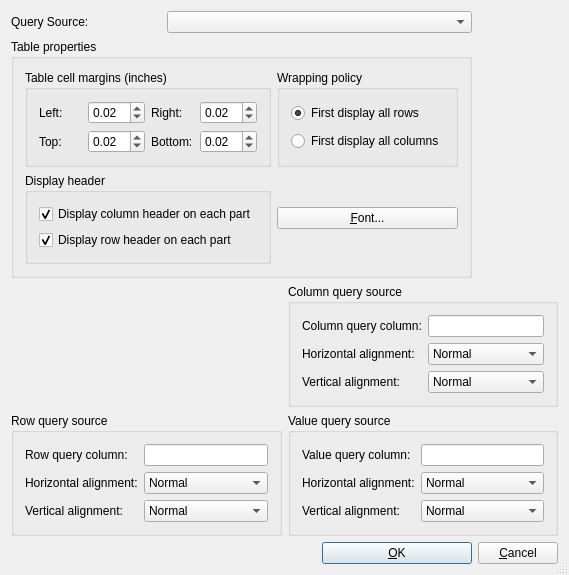
<ui version="4.0" >
 <comment> * OpenRPT report writer and rendering engine&#xd;
 * Copyright (C) 2001-2010 by OpenMFG, LLC&#xd;
 *&#xd;
 * This library is free software; you can redistribute it and/or&#xd;
 * modify it under the terms of the GNU Lesser General Public&#xd;
 * License as published by the Free Software Foundation; either&#xd;
 * version 2.1 of the License, or (at your option) any later version.&#xd;
 *&#xd;
 * This library is distributed in the hope that it will be useful,&#xd;
 * but WITHOUT ANY WARRANTY; without even the implied warranty of&#xd;
 * MERCHANTABILITY or FITNESS FOR A PARTICULAR PURPOSE. See the GNU&#xd;
 * Lesser General Public License for more details.&#xd;
 *&#xd;
 * You should have received a copy of the GNU Lesser General Public&#xd;
 * License along with this library; if not, write to the Free Software&#xd;
 * Foundation, Inc., 59 Temple Place, Suite 330, Boston, MA 02111-1307 USA&#xd;
 * Please contact info@openmfg.com with any questions on this license.</comment>
 <class>CrossTabEditor</class>
 <widget class="QDialog" name="CrossTabEditor" >
  <property name="geometry" >
   <rect>
    <x>0</x>
    <y>0</y>
    <width>551</width>
    <height>497</height>
   </rect>
  </property>
  <property name="sizePolicy" >
   <sizepolicy vsizetype="Minimum" hsizetype="Minimum" >
    <horstretch>0</horstretch>
    <verstretch>0</verstretch>
   </sizepolicy>
  </property>
  <property name="windowTitle" >
   <string>Properties (Field)</string>
  </property>
  <property name="sizeGripEnabled" >
   <bool>true</bool>
  </property>
  <layout class="QGridLayout" name="gridLayout_9" >
   <item row="0" column="0" >
    <widget class="QLabel" name="TextLabel1_3" >
     <property name="text" >
      <string>Query Source:</string>
     </property>
    </widget>
   </item>
   <item row="0" column="1" colspan="2" >
    <widget class="QueryComboBox" name="cbQuery" />
   </item>
   <item row="1" column="0" colspan="3" >
    <widget class="QGroupBox" name="m_tablePropertiesGroupBox" >
     <property name="title" >
      <string>Table properties</string>
     </property>
     <layout class="QGridLayout" name="gridLayout_7" >
      <item row="0" column="0" >
       <widget class="QGroupBox" name="m_TableCellMarginsGroupBox" >
        <property name="title" >
         <string>Table cell margins (inches)</string>
        </property>
        <layout class="QGridLayout" name="gridLayout_4" >
         <item row="0" column="0" >
          <widget class="QLabel" name="m_cellLeftMarginLabel" >
           <property name="text" >
            <string>Left:</string>
           </property>
          </widget>
         </item>
         <item row="0" column="1" >
          <widget class="QDoubleSpinBox" name="m_cellLeftMarginDoubleSpinBox" >
           <property name="singleStep" >
            <double>0.010000000000000</double>
           </property>
           <property name="value" >
            <double>0.020000000000000</double>
           </property>
          </widget>
         </item>
         <item row="0" column="2" >
          <widget class="QLabel" name="m_cellRightMarginLabel" >
           <property name="text" >
            <string>Right:</string>
           </property>
          </widget>
         </item>
         <item row="0" column="3" >
          <widget class="QDoubleSpinBox" name="m_cellRightMarginDoubleSpinBox" >
           <property name="singleStep" >
            <double>0.010000000000000</double>
           </property>
           <property name="value" >
            <double>0.020000000000000</double>
           </property>
          </widget>
         </item>
         <item row="1" column="0" >
          <widget class="QLabel" name="m_cellTopMarginLabel" >
           <property name="text" >
            <string>Top:</string>
           </property>
          </widget>
         </item>
         <item row="1" column="1" >
          <widget class="QDoubleSpinBox" name="m_cellTopMarginDoubleSpinBox" >
           <property name="singleStep" >
            <double>0.010000000000000</double>
           </property>
           <property name="value" >
            <double>0.020000000000000</double>
           </property>
          </widget>
         </item>
         <item row="1" column="2" >
          <widget class="QLabel" name="m_cellBottomMarginLabel" >
           <property name="text" >
            <string>Bottom:</string>
           </property>
          </widget>
         </item>
         <item row="1" column="3" >
          <widget class="QDoubleSpinBox" name="m_cellBottomMarginDoubleSpinBox" >
           <property name="singleStep" >
            <double>0.010000000000000</double>
           </property>
           <property name="value" >
            <double>0.020000000000000</double>
           </property>
          </widget>
         </item>
        </layout>
       </widget>
      </item>
      <item row="0" column="1" >
       <widget class="QGroupBox" name="m_tableWrappingPolicyGroupBox" >
        <property name="title" >
         <string>Wrapping policy</string>
        </property>
        <layout class="QGridLayout" name="gridLayout_5" >
         <item row="0" column="0" >
          <widget class="QRadioButton" name="m_wrapRowsFirstRadioButton" >
           <property name="text" >
            <string>First display all rows</string>
           </property>
           <property name="checked" >
            <bool>true</bool>
           </property>
          </widget>
         </item>
         <item row="1" column="0" >
          <widget class="QRadioButton" name="m_wrapColumnsFirstRadioButton" >
           <property name="text" >
            <string>First display all columns</string>
           </property>
          </widget>
         </item>
        </layout>
       </widget>
      </item>
      <item row="1" column="0" >
       <widget class="QGroupBox" name="m_tableDisplayHeaderGroupBox" >
        <property name="title" >
         <string>Display header</string>
        </property>
        <layout class="QGridLayout" name="gridLayout_6" >
         <item row="0" column="0" >
          <widget class="QCheckBox" name="m_tableDisplayColumnHeaderCheckBox" >
           <property name="text" >
            <string>Display column header on each part</string>
           </property>
           <property name="checked" >
            <bool>true</bool>
           </property>
          </widget>
         </item>
         <item row="1" column="0" >
          <widget class="QCheckBox" name="m_tableDisplayRowHeaderCheckBox" >
           <property name="text" >
            <string>Display row header on each part</string>
           </property>
           <property name="checked" >
            <bool>true</bool>
           </property>
          </widget>
         </item>
        </layout>
       </widget>
      </item>
      <item row="1" column="1" >
       <widget class="QPushButton" name="btnFont" >
        <property name="text" >
         <string>&amp;Font...</string>
        </property>
       </widget>
      </item>
     </layout>
    </widget>
   </item>
   <item row="2" column="0" colspan="4" >
    <layout class="QGridLayout" name="gridLayout_8" >
     <item row="0" column="1" >
      <widget class="QGroupBox" name="columnQueryGroupBox" >
       <property name="title" >
        <string>Column query source</string>
       </property>
       <layout class="QGridLayout" name="gridLayout" >
        <item row="0" column="0" >
         <widget class="QLabel" name="columnQueryColumnTextLabel" >
          <property name="sizePolicy" >
           <sizepolicy vsizetype="Minimum" hsizetype="Preferred" >
            <horstretch>0</horstretch>
            <verstretch>0</verstretch>
           </sizepolicy>
          </property>
          <property name="text" >
           <string>Column query column:</string>
          </property>
         </widget>
        </item>
        <item row="0" column="1" >
         <widget class="QLineEdit" name="columnQueryLineEdit" />
        </item>
        <item row="1" column="0" >
         <widget class="QLabel" name="columnQueryHAlignTextLabel" >
          <property name="sizePolicy" >
           <sizepolicy vsizetype="Minimum" hsizetype="Preferred" >
            <horstretch>0</horstretch>
            <verstretch>0</verstretch>
           </sizepolicy>
          </property>
          <property name="text" >
           <string>Horizontal alignment:</string>
          </property>
         </widget>
        </item>
        <item row="1" column="1" >
         <widget class="QComboBox" name="columnQueryHAlignComboBox" >
          <item>
           <property name="text" >
            <string>Normal</string>
           </property>
          </item>
          <item>
           <property name="text" >
            <string>Left</string>
           </property>
          </item>
          <item>
           <property name="text" >
            <string>Center</string>
           </property>
          </item>
          <item>
           <property name="text" >
            <string>Right</string>
           </property>
          </item>
         </widget>
        </item>
        <item row="2" column="0" >
         <widget class="QLabel" name="columnQueryVAlignTextLabel" >
          <property name="sizePolicy" >
           <sizepolicy vsizetype="Minimum" hsizetype="Preferred" >
            <horstretch>0</horstretch>
            <verstretch>0</verstretch>
           </sizepolicy>
          </property>
          <property name="text" >
           <string>Vertical alignment:</string>
          </property>
         </widget>
        </item>
        <item row="2" column="1" >
         <widget class="QComboBox" name="columnQueryVAlignComboBox" >
          <item>
           <property name="text" >
            <string>Normal</string>
           </property>
          </item>
          <item>
           <property name="text" >
            <string>Top</string>
           </property>
          </item>
          <item>
           <property name="text" >
            <string>Center</string>
           </property>
          </item>
          <item>
           <property name="text" >
            <string>Bottom</string>
           </property>
          </item>
         </widget>
        </item>
       </layout>
      </widget>
     </item>
     <item row="1" column="0" >
      <widget class="QGroupBox" name="rowQueryGroupBox" >
       <property name="title" >
        <string>Row query source</string>
       </property>
       <layout class="QGridLayout" name="gridLayout_2" >
        <item row="0" column="0" >
         <widget class="QLabel" name="rowQueryColumnTextLabel" >
          <property name="sizePolicy" >
           <sizepolicy vsizetype="Minimum" hsizetype="Preferred" >
            <horstretch>0</horstretch>
            <verstretch>0</verstretch>
           </sizepolicy>
          </property>
          <property name="text" >
           <string>Row query column:</string>
          </property>
         </widget>
        </item>
        <item row="0" column="1" >
         <widget class="QLineEdit" name="rowQueryLineEdit" />
        </item>
        <item row="1" column="0" >
         <widget class="QLabel" name="rowQueryHAlignTextLabel" >
          <property name="sizePolicy" >
           <sizepolicy vsizetype="Minimum" hsizetype="Preferred" >
            <horstretch>0</horstretch>
            <verstretch>0</verstretch>
           </sizepolicy>
          </property>
          <property name="text" >
           <string>Horizontal alignment:</string>
          </property>
         </widget>
        </item>
        <item row="1" column="1" >
         <widget class="QComboBox" name="rowQueryHAlignComboBox" >
          <item>
           <property name="text" >
            <string>Normal</string>
           </property>
          </item>
          <item>
           <property name="text" >
            <string>Left</string>
           </property>
          </item>
          <item>
           <property name="text" >
            <string>Center</string>
           </property>
          </item>
          <item>
           <property name="text" >
            <string>Right</string>
           </property>
          </item>
         </widget>
        </item>
        <item row="2" column="0" >
         <widget class="QLabel" name="rowQueryVAlignTextLabel" >
          <property name="sizePolicy" >
           <sizepolicy vsizetype="Minimum" hsizetype="Preferred" >
            <horstretch>0</horstretch>
            <verstretch>0</verstretch>
           </sizepolicy>
          </property>
          <property name="text" >
           <string>Vertical alignment:</string>
          </property>
         </widget>
        </item>
        <item row="2" column="1" >
         <widget class="QComboBox" name="rowQueryVAlignComboBox" >
          <item>
           <property name="text" >
            <string>Normal</string>
           </property>
          </item>
          <item>
           <property name="text" >
            <string>Top</string>
           </property>
          </item>
          <item>
           <property name="text" >
            <string>Center</string>
           </property>
          </item>
          <item>
           <property name="text" >
            <string>Bottom</string>
           </property>
          </item>
         </widget>
        </item>
       </layout>
      </widget>
     </item>
     <item row="1" column="1" >
      <widget class="QGroupBox" name="valueQueryGroupBox" >
       <property name="title" >
        <string>Value query source</string>
       </property>
       <layout class="QGridLayout" name="gridLayout_3" >
        <item row="0" column="0" >
         <widget class="QLabel" name="valueQueryColumnTextLabel" >
          <property name="sizePolicy" >
           <sizepolicy vsizetype="Minimum" hsizetype="Preferred" >
            <horstretch>0</horstretch>
            <verstretch>0</verstretch>
           </sizepolicy>
          </property>
          <property name="text" >
           <string>Value query column:</string>
          </property>
         </widget>
        </item>
        <item row="0" column="1" >
         <widget class="QLineEdit" name="valueQueryLineEdit" />
        </item>
        <item row="1" column="0" >
         <widget class="QLabel" name="valueQueryHAlignTextLabel" >
          <property name="sizePolicy" >
           <sizepolicy vsizetype="Minimum" hsizetype="Preferred" >
            <horstretch>0</horstretch>
            <verstretch>0</verstretch>
           </sizepolicy>
          </property>
          <property name="text" >
           <string>Horizontal alignment:</string>
          </property>
         </widget>
        </item>
        <item row="1" column="1" >
         <widget class="QComboBox" name="valueQueryHAlignComboBox" >
          <item>
           <property name="text" >
            <string>Normal</string>
           </property>
          </item>
          <item>
           <property name="text" >
            <string>Left</string>
           </property>
          </item>
          <item>
           <property name="text" >
            <string>Center</string>
           </property>
          </item>
          <item>
           <property name="text" >
            <string>Right</string>
           </property>
          </item>
         </widget>
        </item>
        <item row="2" column="0" >
         <widget class="QLabel" name="valueQueryVAlignTextLabel" >
          <property name="sizePolicy" >
           <sizepolicy vsizetype="Minimum" hsizetype="Preferred" >
            <horstretch>0</horstretch>
            <verstretch>0</verstretch>
           </sizepolicy>
          </property>
          <property name="text" >
           <string>Vertical alignment:</string>
          </property>
         </widget>
        </item>
        <item row="2" column="1" >
         <widget class="QComboBox" name="valueQueryVAlignComboBox" >
          <item>
           <property name="text" >
            <string>Normal</string>
           </property>
          </item>
          <item>
           <property name="text" >
            <string>Top</string>
           </property>
          </item>
          <item>
           <property name="text" >
            <string>Center</string>
           </property>
          </item>
          <item>
           <property name="text" >
            <string>Bottom</string>
           </property>
          </item>
         </widget>
        </item>
       </layout>
      </widget>
     </item>
    </layout>
   </item>
   <item row="3" column="2" >
    <widget class="QPushButton" name="buttonOk" >
     <property name="text" >
      <string>&amp;OK</string>
     </property>
     <property name="shortcut" >
      <string>Alt+O</string>
     </property>
     <property name="autoDefault" >
      <bool>true</bool>
     </property>
     <property name="default" >
      <bool>true</bool>
     </property>
    </widget>
   </item>
   <item row="3" column="3" >
    <widget class="QPushButton" name="buttonCancel" >
     <property name="text" >
      <string>&amp;Cancel</string>
     </property>
     <property name="shortcut" >
      <string>Alt+C</string>
     </property>
     <property name="autoDefault" >
      <bool>true</bool>
     </property>
    </widget>
   </item>
  </layout>
 </widget>
 <layoutdefault spacing="6" margin="11" />
 <customwidgets>
  <customwidget>
   <class>QueryComboBox</class>
   <extends>QComboBox</extends>
   <header>querycombobox.h</header>
  </customwidget>
 </customwidgets>
 <tabstops>
  <tabstop>cbQuery</tabstop>
  <tabstop>columnQueryLineEdit</tabstop>
  <tabstop>btnFont</tabstop>
  <tabstop>buttonOk</tabstop>
  <tabstop>buttonCancel</tabstop>
 </tabstops>
 <resources/>
 <connections>
  <connection>
   <sender>buttonOk</sender>
   <signal>clicked()</signal>
   <receiver>CrossTabEditor</receiver>
   <slot>accept()</slot>
   <hints>
    <hint type="sourcelabel" >
     <x>20</x>
     <y>20</y>
    </hint>
    <hint type="destinationlabel" >
     <x>20</x>
     <y>20</y>
    </hint>
   </hints>
  </connection>
  <connection>
   <sender>buttonCancel</sender>
   <signal>clicked()</signal>
   <receiver>CrossTabEditor</receiver>
   <slot>reject()</slot>
   <hints>
    <hint type="sourcelabel" >
     <x>20</x>
     <y>20</y>
    </hint>
    <hint type="destinationlabel" >
     <x>20</x>
     <y>20</y>
    </hint>
   </hints>
  </connection>
 </connections>
</ui>
